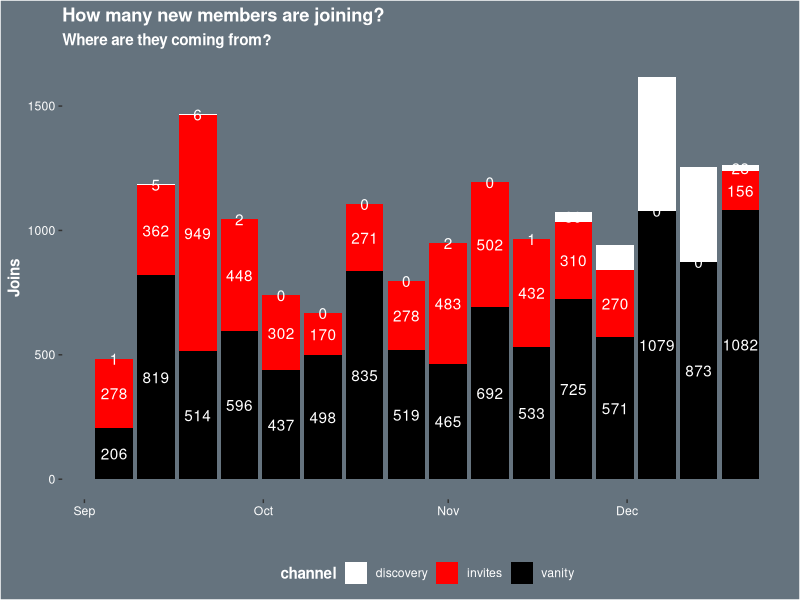
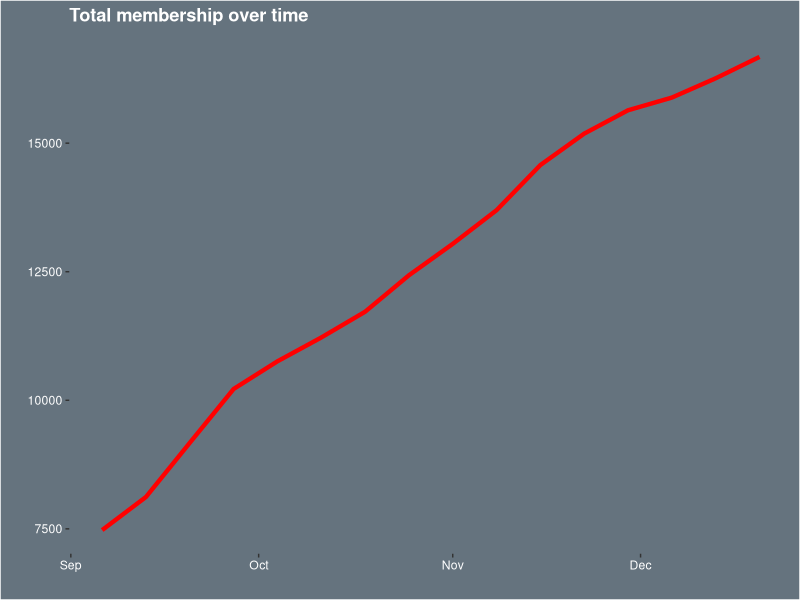
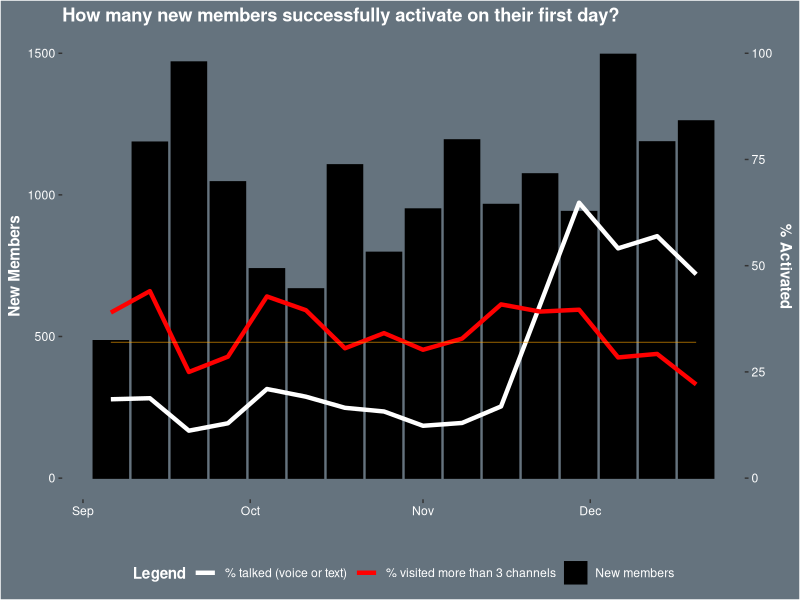
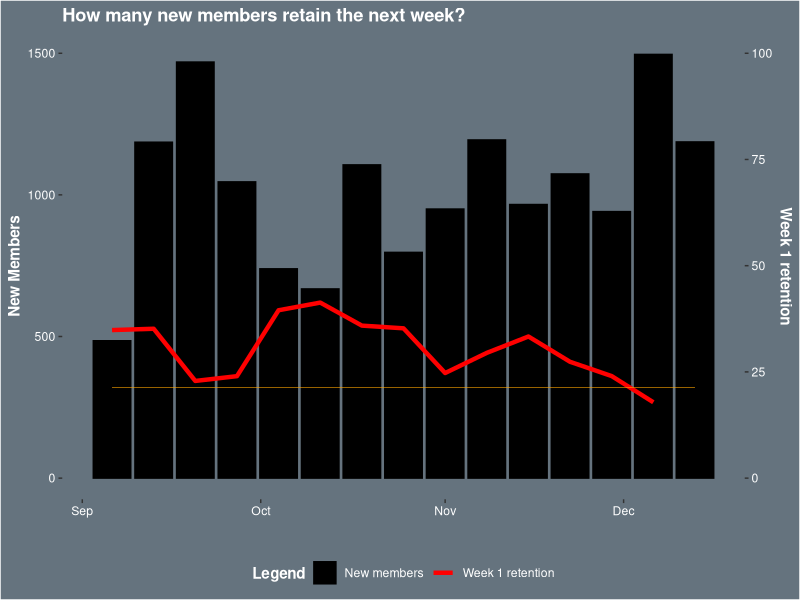
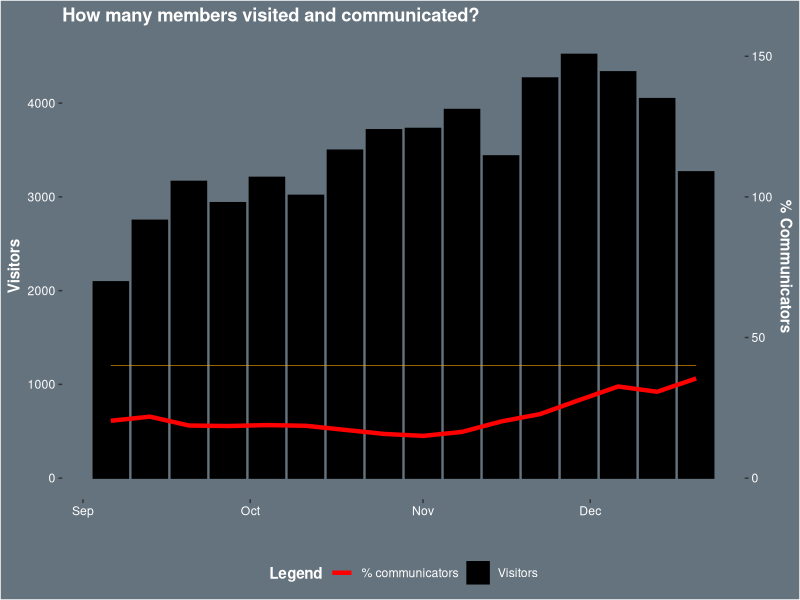
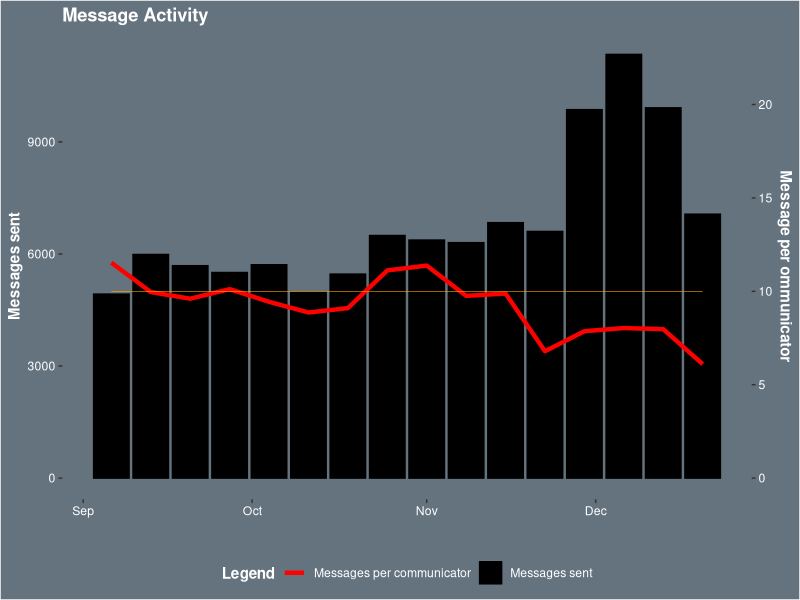
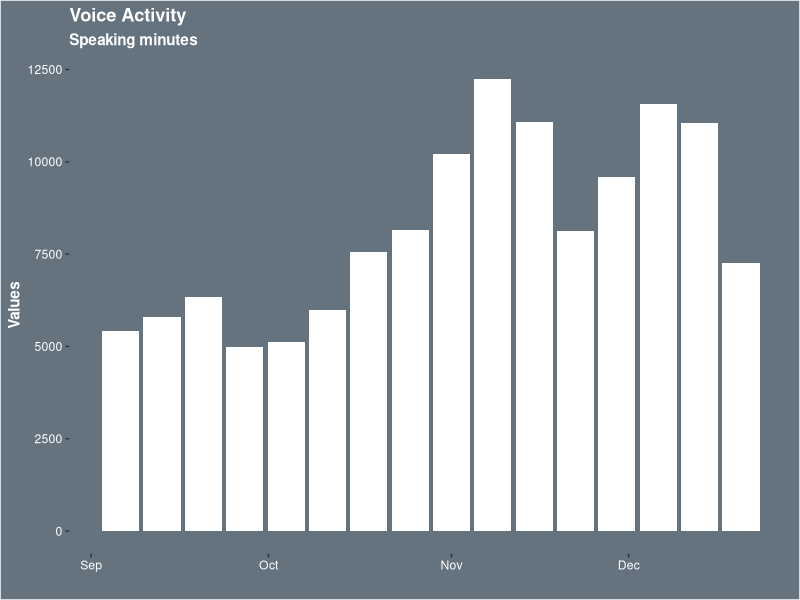

Here is the R script that generated these plots, in order:
## ---- chunk 1
knitr::opts_chunk$set(echo = TRUE)
## ---- chunk 2
# load library ----
library(tidyverse)

# load data ----
new_member <- read_csv("./discord/raw_data/guild-joins-by-source_010122.csv")
total_member <- read_csv("./discord/raw_data/guild-total-membership_010122.csv")
first_activation <- read_csv("./discord/raw_data/guild-activation_010122.csv")
next_retention <- read_csv("./discord/raw_data/guild-retention_010122.csv")
visit_comm <- read_csv("./discord/raw_data/guild-communicators_010122.csv")
msg_avg <- read_csv("./discord/raw_data/guild-message-activity_010122.csv")
voice_act <- read_csv("./discord/raw_data/guild-voice-activity_010122.csv")

# snapshot data
snapshot_votes <- read_csv("./snapshot/raw_data/snapshot_votes_s2_010122.csv")
## ---- chunk 3
new_member %>%
    rename(
        vanity = "vanity_joins",
        discovery = "discovery_joins",
        time = "interval_start_timestamp"
    ) %>%
    pivot_longer(cols = discovery:vanity, names_to = "channel", values_to = "count") %>%
    ggplot(aes(x = time, y = count, fill = channel)) +
    geom_bar(position = "stack", stat = "identity") +
    geom_text(aes(label = count), position = position_stack(vjust = 0.5), color = "white") +
    theme(
        legend.position = "bottom",
        legend.background = element_rect(fill = "#65737e"),
        legend.text = element_text(color = "white"),
        legend.title = element_text(color = "white"),
        panel.background = element_rect(fill = "#65737e"),
        panel.grid.major = element_line(color = "#65737e"),
        panel.grid.minor = element_line(color = "#65737e"),
        plot.background = element_rect(fill = "#65737e"),
        axis.text.x = element_text(color = "white"),
        axis.text.y = element_text(color = "white"),
        axis.title.x = element_text(color = "white"),
        axis.title.y = element_text(color = "white"),
        title = element_text(color = "white", face = "bold")
    ) +
    scale_fill_manual(values = c("white", "red", "black")) +
    labs(
        title = "How many new members are joining?",
        subtitle = "Where are they coming from?",
        y = "Joins",
        x = ""
    )
## ---- chunk 4
total_member %>%
    rename(
        time = "interval_start_timestamp",
        total = "total_membership"
    ) %>%
    ggplot(aes(x = time)) +
    geom_line(aes(y = total), color = "red", size = 1.5) +
    theme(
        panel.background = element_rect(fill = "#65737e"),
        panel.grid.major = element_line(color = "#65737e"),
        panel.grid.minor = element_line(color = "#65737e"),
        plot.background = element_rect(fill = "#65737e"),
        axis.text.x = element_text(color = "white"),
        axis.text.y = element_text(color = "white"),
        axis.title.x = element_text(color = "white"),
        axis.title.y = element_text(color = "white"),
        title = element_text(color = "white", face = "bold")
    ) +
    labs(
        title = "Total membership over time",
        y = "",
        x = ""
    )
## ---- chunk 5
first_activation %>%
    rename(
        time = "interval_start_timestamp",
        new = "new_members",
        talked = "pct_communicated",
        visited = "pct_opened_channels"
    ) %>%
    ggplot(aes(x = time)) +
    geom_bar(aes(y = new, color = "New members"), stat = "identity", fill = "black") +
    geom_line(aes(y = talked*15, color = "% talked (voice or text)"), size = 1.5) +
    geom_line(aes(y = visited*15, color = "% visited more than 3 channels"), size = 1.5) +
    geom_line(y = 480, color = "orange", size = 0.2) +
    scale_y_continuous(
        name = "New Members",
        sec.axis = sec_axis(trans = ~./1500*100, name = "% Activated")
    ) +
    scale_color_manual(values = c("white", "red", "black")) +
    theme(
        legend.position = "bottom",
        legend.background = element_rect(fill = "#65737e"),
        legend.text = element_text(color = "white"),
        legend.title = element_text(color = "white"),
        panel.background = element_rect(fill = "#65737e"),
        panel.grid.major = element_line(color = "#65737e"),
        panel.grid.minor = element_line(color = "#65737e"),
        plot.background = element_rect(fill = "#65737e"),
        axis.text.x = element_text(color = "white"),
        axis.text.y = element_text(color = "white"),
        axis.title.x = element_text(color = "white"),
        axis.title.y = element_text(color = "white"),
        title = element_text(color = "white", face = "bold")
    ) +
    labs(
        title = "How many new members successfully activate on their first day?",
        x = "",
        color = "Legend"
    )
## ---- chunk 6
next_retention %>%
    rename(
        time = "interval_start_timestamp",
        new = "new_members",
        retained = "pct_retained"
    ) %>%
    ggplot(aes(x = time)) +
    geom_bar(aes(y = new, color = "New members"), stat = "identity", fill = "black") +
    geom_line(aes(y = retained*15, color = "Week 1 retention"), size = 1.5) +
    geom_line(y = 320, color = "orange", size = 0.2) +
    scale_y_continuous(
        name = "New Members",
        sec.axis = sec_axis(trans = ~./1500*100, name = "Week 1 retention")
    ) +
    scale_color_manual(values = c("black", "red")) +
    theme(
        legend.position = "bottom",
        legend.background = element_rect(fill = "#65737e"),
        legend.text = element_text(color = "white"),
        legend.title = element_text(color = "white"),
        panel.background = element_rect(fill = "#65737e"),
        panel.grid.major = element_line(color = "#65737e"),
        panel.grid.minor = element_line(color = "#65737e"),
        plot.background = element_rect(fill = "#65737e"),
        axis.text.x = element_text(color = "white"),
        axis.text.y = element_text(color = "white"),
        axis.title.x = element_text(color = "white"),
        axis.title.y = element_text(color = "white"),
        title = element_text(color = "white", face = "bold")
    ) +
    labs(
        title = "How many new members retain the next week?",
        x = "",
        color = "Legend"
    )
## ---- chunk 7
visit_comm %>%
    rename(
        time = "interval_start_timestamp",
        comm = "pct_communicated"
    ) %>%
    ggplot(aes(x = time)) +
    geom_bar(aes(y = visitors, color = "Visitors"), stat = "identity", fill = "black") +
    geom_line(aes(y = comm*30, color = "% communicators"), size = 1.5) +
    geom_line(y = 1200, color = "orange", size = 0.2) +
    scale_y_continuous(
        name = "Visitors",
        sec.axis = sec_axis(trans = ~./3000*100, name = "% Communicators")
    ) +
    scale_color_manual(values = c("red", "black")) +
    theme(
        legend.position = "bottom",
        legend.background = element_rect(fill = "#65737e"),
        legend.text = element_text(color = "white"),
        legend.title = element_text(color = "white"),
        panel.background = element_rect(fill = "#65737e"),
        panel.grid.major = element_line(color = "#65737e"),
        panel.grid.minor = element_line(color = "#65737e"),
        plot.background = element_rect(fill = "#65737e"),
        axis.text.x = element_text(color = "white"),
        axis.text.y = element_text(color = "white"),
        axis.title.x = element_text(color = "white"),
        axis.title.y = element_text(color = "white"),
        title = element_text(color = "white", face = "bold")
    ) +
    labs(
        title = "How many members visited and communicated?",
        x = "",
        color = "Legend"
    )
## ---- chunk 8
msg_avg %>%
    rename(
        time = "interval_start_timestamp",
        per = "messages_per_communicator"
    ) %>%
    ggplot(aes(x = time)) +
    geom_bar(aes(y = messages, color = "Messages sent"), stat = "identity", fill = "black") +
    # conversion between two y-axis (similar to % conversion)
    geom_line(aes(y = per*6000/12, color = "Messages per communicator"), size = 1.5) +
    geom_line(y = 5000, color = "orange", size = 0.2) +
    scale_y_continuous(
        name = "Messages sent",
        sec.axis = sec_axis(trans = ~./6000*12, name = "Message per ommunicator")
    ) +
    scale_color_manual(values = c("red", "black")) +
    theme(
        legend.position = "bottom",
        legend.background = element_rect(fill = "#65737e"),
        legend.text = element_text(color = "white"),
        legend.title = element_text(color = "white"),
        panel.background = element_rect(fill = "#65737e"),
        panel.grid.major = element_line(color = "#65737e"),
        panel.grid.minor = element_line(color = "#65737e"),
        plot.background = element_rect(fill = "#65737e"),
        axis.text.x = element_text(color = "white"),
        axis.text.y = element_text(color = "white"),
        axis.title.x = element_text(color = "white"),
        axis.title.y = element_text(color = "white"),
        title = element_text(color = "white", face = "bold")
    ) +
    labs(
        title = "Message Activity",
        x = "",
        color = "Legend"
    )
## ---- chunk 9
voice_act %>%
    rename(
        time = "interval_start_timestamp",
        speak = "speaking_minutes"
    ) %>%
    ggplot(aes(x = time)) +
    geom_bar(aes(y = speak), stat = "identity", fill = "white") +
    theme(
        panel.background = element_rect(fill = "#65737e"),
        panel.grid.major = element_line(color = "#65737e"),
        panel.grid.minor = element_line(color = "#65737e"),
        plot.background = element_rect(fill = "#65737e"),
        axis.text.x = element_text(color = "white"),
        axis.text.y = element_text(color = "white"),
        axis.title.x = element_text(color = "white"),
        axis.title.y = element_text(color = "white"),
        title = element_text(color = "white", face = "bold")
    ) +
    labs(
        title = "Voice Activity",
        subtitle = "Speaking minutes",
        y = "Values",
        x = ""
    )
## ---- chunk 10

snapshot_votes %>%
    group_by(proposal_id, title) %>%
    tally(sort = TRUE)

## ---- chunk 11

